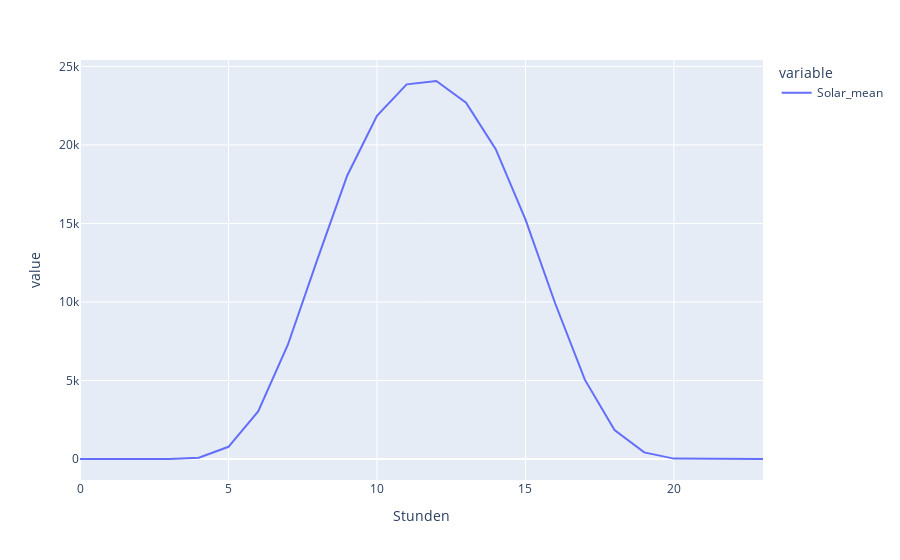

Source (notebook cell):
### Code cell
hourly_df["Stunden"] = hourly_df["Datum (MEZ)"].dt.hour
hourly_solar_df = hourly_df.groupby("Stunden")["Solar_mean"].mean()
px.line(hourly_solar_df)

### Figure 1 — Plotly figure (JSON) as saved in the notebook; plotly's stock layout.template omitted (floating-point values rounded to 4 significant figures)
{"data": [{"hovertemplate": "variable=Solar_mean<br>Stunden=%{x}<br>value=%{y}<extra></extra>", "legendgroup": "Solar_mean", "line": {"color": "#636efa", "dash": "solid"}, "marker": {"symbol": "circle"}, "mode": "lines", "name": "Solar_mean", "orientation": "v", "showlegend": true, "type": "scatter", "x": [0, 1, 2, 3, 4, 5, 6, 7, 8, 9, 10, 11, 12, 13, 14, 15, 16, 17, 18, 19, 20, 21, 22, 23], "xaxis": "x", "y": [2.205, 2.031, 2.051, 2.878, 84.44, 778.5, 3032.0, 7279.0, 12750.0, 18050.0, 21860.0, 23860.0, 24070.0, 22680.0, 19730.0, 15260.0, 9920.0, 5052.0, 1846.0, 422.2, 26.88, 2.925, 2.433, 2.278], "yaxis": "y"}], "layout": {"legend": {"title": {"text": "variable"}, "tracegroupgap": 0}, "margin": {"t": 60}, "xaxis": {"anchor": "y", "domain": [0, 1], "title": {"text": "Stunden"}}, "yaxis": {"anchor": "x", "domain": [0, 1], "title": {"text": "value"}}}}
